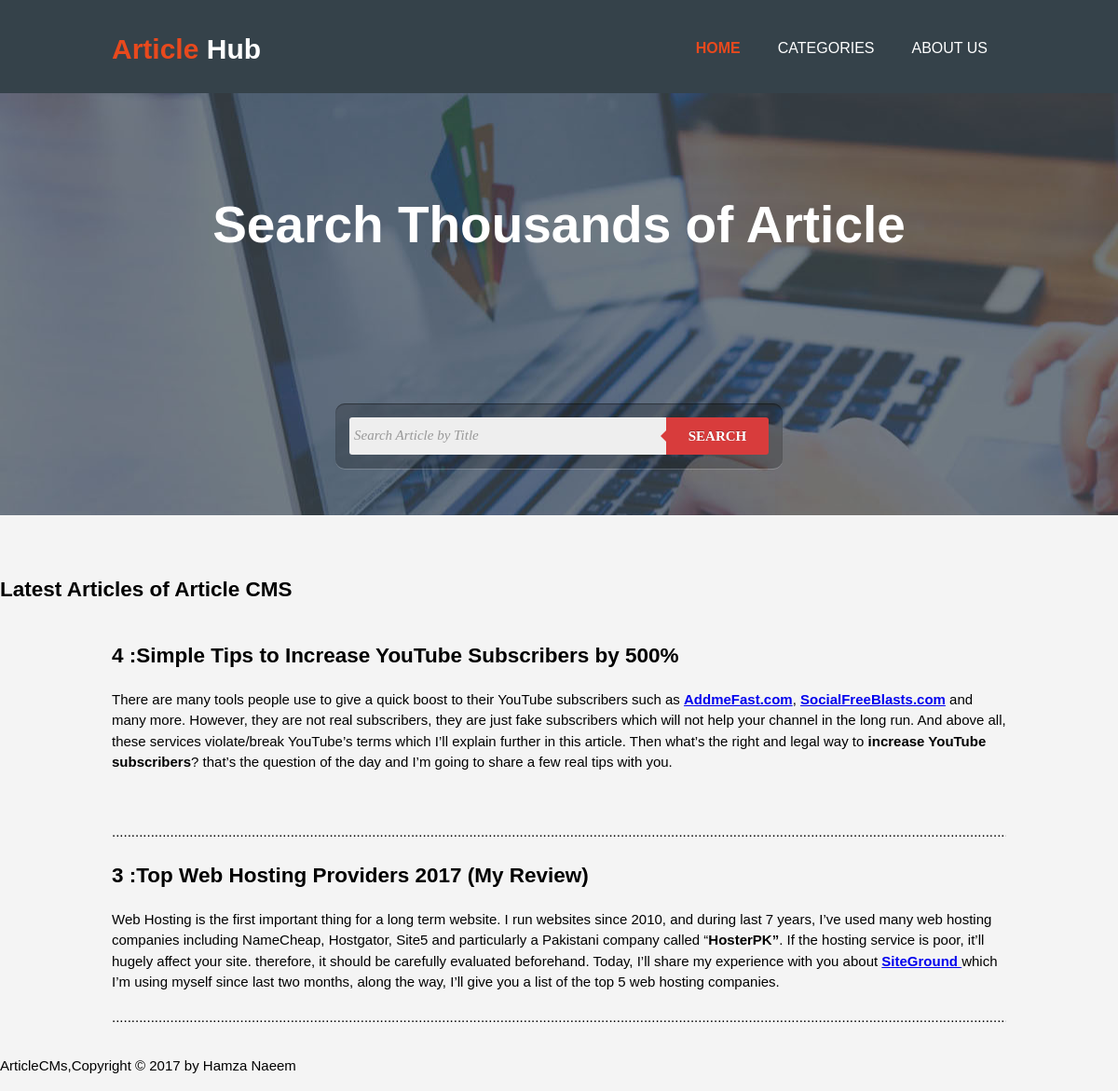
The page / on the database its author committed.
### tables this page shows
CREATE TABLE `article` (
  `Article_id` int(11) NOT NULL,
  `Article_title` varchar(100) NOT NULL,
  `Article_desc` varchar(2000) NOT NULL,
  `Article_cat_id` int(11) DEFAULT NULL,
  `Article_author_id` int(11) DEFAULT NULL,
  `Article_title_meta` varchar(100) DEFAULT NULL,
  `Article_desc_meta` varchar(2000) DEFAULT NULL,
  `Article_created_date` timestamp NOT NULL DEFAULT CURRENT_TIMESTAMP,
  `Article_lastModify_date` timestamp NOT NULL DEFAULT CURRENT_TIMESTAMP ON UPDATE CURRENT_TIMESTAMP,
  `Article_publisher_id` int(11) NOT NULL,
  `Artile_visibility` varchar(30) NOT NULL,
  `Article_publisher_type` varchar(50) NOT NULL
);

### index.php (the view, shortened to what this page needs)
<?php
  $con = new mysqli("localhost","root","hamza","cms_test_2");
  $query = "select * from article where Artile_visibility = 'Public' order by Article_created_date desc limit 2 ";
  $rs = $con->query($query);
?>
<!DOCTYPE html>
<html>
<head>
 <link rel="stylesheet" href="mystyle.css">
 <link rel="stylesheet" href="search.css">
</head>
<body>
<header>
    <div class="container">
	  <div id="branding">
	    <h1><span class="highlight">Article</span> Hub</h1>
	  </div>
	  <nav>
	    <ul>
		<li class="current"><a href="#">Home</a></li>
		<li><a href="categories.php">Categories</a></li>
		<li><a href="#">About us</a></li>
		</ul>
	  </nav>
	</div>
</header>
<section id="showcase">
   <div class="container">
       <h1>Search Thousands of Article </h1>
   <form class="form-wrapper cf" method="post" action="index.php">
  	<input type="text" name = "search" placeholder="Search Article by Title" required>
	  <button type="submit" name="search1" >Search</button>
</form>
	   </div>
</section>
<br><br>
<section id="boxex">
         <h1>Latest Articles of Article CMS </h1>
  <div class="container">
    <?php
	while($result=$rs->fetch_assoc() ){ ?>
	<div class="box">
	<h1><?php echo $result['Article_id']." :".$result['Article_title']; ?></h1>
	<p>
	   <?php echo $result['Article_desc']."......................................................................................................................................................................................................................................................................................................................................................................<br>"; ?>
	</p>
	</div>
	<?php } ?>
  </div>
</section>
<footer>
   <p>
     ArticleCMs,Copyright &copy; 2017 by Hamza Naeem
   </p>
</footer>
</body>
</html>

### mystyle.css (style rules this page uses)
body { font:15px/1.5 Arial,Helvertica, sans-serif; background-color:#f4f4f4; margin:0px; padding:0px; }
.container { width:80%; margin:auto; overflow:hidden; }
header { background:#35424a; color:#ffffff; padding-top:30px; min-height:70px; border-bottom:#8491d 3px solid; }
header a { color:#ffffff; text-decoration:none; text-transform:uppercase; font-size:16px; }
ul { margin:0px; padding:0px; }
header li { float:left; display:inline; padding:0 20px 0 20px; }
header #branding { float:left; }
header #branding h1 { margin:0; }
header nav { float:right; margin-top:10px; }
header .highlight, header .current a { color:#e8491d; font-weight:bold; }
#showcase { min-height:400px; background:url('img/showcase.jpg') no-repeat 0 -400px; text-align:center;color:#ffffff; }
#showcase h1 { margin-top:100px; font-size:55px;margin-bottom:10px; }

### search.css (style rules this page uses)
.cf:before, .cf:after { content:""; display:table; }
.cf:after { clear:both; }
.cf { zoom:1; }
.form-wrapper { width: 450px; padding: 15px; margin: 150px auto 50px auto; background: #444; background: rgba(0,0,0,.2); -moz-border-radius: 10px; -webkit-border-radius: 10px; border-radius: 10px; -moz-box-shadow: 0 1px 1px rgba(0,0,0,.4) inset, 0 1px 0 rgba(255,255,255,.2); -webkit-box-shadow: 0 1px 1px rgba(0,0,0,.4) inset, 0 1px 0 rgba(255,255,255,.2); box-shadow: 0 1px 1px rgba(0,0,0,.4) inset, 0 1px 0 rgba(255,255,255,.2); }
.form-wrapper input { width: 330px; height: 20px; padding: 10px 5px; float: left; font: bold 15px 'lucida sans', 'trebuchet MS', 'Tahoma'; border: 0; background: #eee; -moz-border-radius: 3px 0 0 3px; -webkit-border-radius: 3px 0 0 3px; border-radius: 3px 0 0 3px; }
.form-wrapper button { overflow: visible; position: relative; float: right; border: 0; padding: 0; cursor: pointer; height: 40px; width: 110px; font: bold 15px/40px 'lucida sans', 'trebuchet MS', 'Tahoma'; color: #fff; text-transform: uppercase; background: #d83c3c; -moz-border-radius: 0 3px 3px 0; -webkit-border-radius: 0 3px 3px 0; border-radius: 0 3px 3px 0; text-shadow: 0 -1px 0 rgba(0, 0 ,0, .3); }
.form-wrapper button:before { content: ''; position: absolute; border-width: 8px 8px 8px 0; border-style: solid solid solid none; border-color: transparent #d83c3c transparent; top: 12px; left: -6px; }

### rows shown on the page
article: Article_id "4", Article_title "Simple Tips to Increase YouTube Subscribers by 500%", Article_desc "There are many tools people use to give a quick boost to their YouTube subscribers such as AddmeFast.com , SocialFreeBlasts.com and many more. However, they are not real subscribers, they are just fake subscribers which will not help your channel in the long run. And above all, these services violate/break YouTube’s terms which I’ll explain further in this article. Then what’s the right and legal way to increase YouTube subscribers ? that’s the question of the day and I’m going to share a few real tips with you."
article: Article_id "3", Article_title "Top Web Hosting Providers 2017 (My Review)", Article_desc "Web Hosting is the first important thing for a long term website. I run websites since 2010, and during last 7 years, I’ve used many web hosting companies including NameCheap, Hostgator, Site5 and particularly a Pakistani company called “ HosterPK” . If the hosting service is poor, it’ll hugely affect your site. therefore, it should be carefully evaluated beforehand. Today, I’ll share my experience with you about SiteGround which I’m using myself since last two months, along the way, I’ll give you a list of the top 5 web hosting companies."
